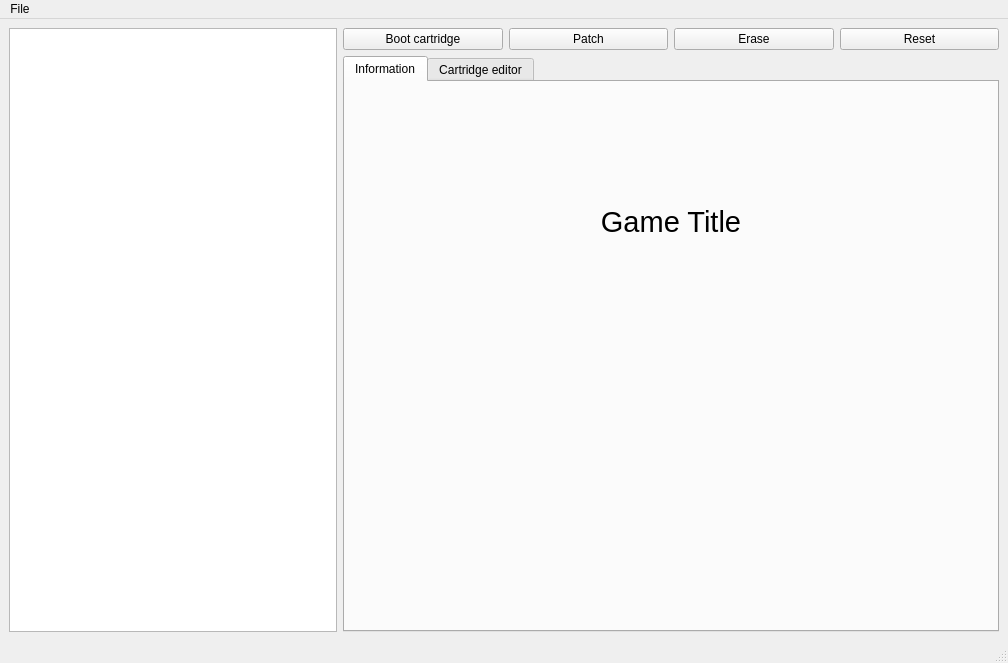
<?xml version="1.0" encoding="UTF-8"?>
<ui version="4.0">
 <class>Qt64</class>
 <widget class="QMainWindow" name="Qt64">
  <property name="geometry">
   <rect>
    <x>0</x>
    <y>0</y>
    <width>1008</width>
    <height>663</height>
   </rect>
  </property>
  <property name="sizePolicy">
   <sizepolicy hsizetype="Preferred" vsizetype="Preferred">
    <horstretch>1</horstretch>
    <verstretch>1</verstretch>
   </sizepolicy>
  </property>
  <property name="windowTitle">
   <string>Qt64</string>
  </property>
  <widget class="QWidget" name="centralwidget">
   <layout class="QHBoxLayout" name="horizontalLayout_3">
    <item>
     <layout class="QHBoxLayout" name="loMain" stretch="2,4">
      <item>
       <widget class="QListWidget" name="listWidget">
        <property name="statusTip">
         <string>Double-click to run</string>
        </property>
        <property name="editTriggers">
         <set>QAbstractItemView::NoEditTriggers</set>
        </property>
        <property name="alternatingRowColors">
         <bool>true</bool>
        </property>
       </widget>
      </item>
      <item>
       <layout class="QVBoxLayout" name="lovRightGroup" stretch="0,1">
        <item>
         <layout class="QHBoxLayout" name="horizontalLayout_2">
          <item>
           <widget class="QPushButton" name="btnRun">
            <property name="statusTip">
             <string>Start the selected image</string>
            </property>
            <property name="text">
             <string>Boot cartridge</string>
            </property>
           </widget>
          </item>
          <item>
           <widget class="QPushButton" name="btnPatch">
            <property name="statusTip">
             <string>Upload changes from buffer to cartridge</string>
            </property>
            <property name="text">
             <string>Patch</string>
            </property>
           </widget>
          </item>
          <item>
           <widget class="QPushButton" name="btnErase">
            <property name="statusTip">
             <string>Eras buffer and cartridge contents</string>
            </property>
            <property name="text">
             <string>Erase</string>
            </property>
           </widget>
          </item>
          <item>
           <widget class="QPushButton" name="btnReset">
            <property name="statusTip">
             <string>Reset the Commodore 64</string>
            </property>
            <property name="text">
             <string>Reset</string>
            </property>
           </widget>
          </item>
         </layout>
        </item>
        <item>
         <layout class="QHBoxLayout" name="horizontalLayout_5">
          <item>
           <widget class="QTabWidget" name="tabWidget">
            <property name="currentIndex">
             <number>0</number>
            </property>
            <widget class="QWidget" name="tab">
             <attribute name="title">
              <string>Information</string>
             </attribute>
             <layout class="QVBoxLayout" name="presentation">
              <item>
               <widget class="QLabel" name="gameTitle">
                <property name="sizePolicy">
                 <sizepolicy hsizetype="Ignored" vsizetype="Preferred">
                  <horstretch>0</horstretch>
                  <verstretch>0</verstretch>
                 </sizepolicy>
                </property>
                <property name="font">
                 <font>
                  <pointsize>22</pointsize>
                 </font>
                </property>
                <property name="text">
                 <string>Game Title</string>
                </property>
                <property name="alignment">
                 <set>Qt::AlignCenter</set>
                </property>
               </widget>
              </item>
              <item>
               <widget class="QLabel" name="gameScreen">
                <property name="text">
                 <string/>
                </property>
                <property name="alignment">
                 <set>Qt::AlignCenter</set>
                </property>
               </widget>
              </item>
             </layout>
            </widget>
            <widget class="QWidget" name="tab_2">
             <attribute name="title">
              <string>Cartridge editor</string>
             </attribute>
            </widget>
           </widget>
          </item>
         </layout>
        </item>
       </layout>
      </item>
     </layout>
    </item>
   </layout>
  </widget>
  <widget class="QMenuBar" name="menubar">
   <property name="geometry">
    <rect>
     <x>0</x>
     <y>0</y>
     <width>1008</width>
     <height>27</height>
    </rect>
   </property>
   <widget class="QMenu" name="menuPrewferences">
    <property name="title">
     <string>File</string>
    </property>
    <addaction name="actionSet_ROM_directory"/>
    <addaction name="separator"/>
    <addaction name="actionAbout"/>
    <addaction name="actionQuit"/>
   </widget>
   <addaction name="menuPrewferences"/>
  </widget>
  <widget class="QStatusBar" name="statusbar"/>
  <action name="actionSet_ROM_directory">
   <property name="text">
    <string>Set ROM directory</string>
   </property>
  </action>
  <action name="actionAbout">
   <property name="text">
    <string>About</string>
   </property>
  </action>
  <action name="actionQuit">
   <property name="text">
    <string>Quit</string>
   </property>
  </action>
 </widget>
 <resources/>
 <connections>
  <connection>
   <sender>btnRun</sender>
   <signal>clicked()</signal>
   <receiver>Qt64</receiver>
   <slot>update()</slot>
   <hints>
    <hint type="sourcelabel">
     <x>459</x>
     <y>54</y>
    </hint>
    <hint type="destinationlabel">
     <x>503</x>
     <y>331</y>
    </hint>
   </hints>
  </connection>
  <connection>
   <sender>btnPatch</sender>
   <signal>clicked()</signal>
   <receiver>Qt64</receiver>
   <slot>update()</slot>
   <hints>
    <hint type="sourcelabel">
     <x>613</x>
     <y>54</y>
    </hint>
    <hint type="destinationlabel">
     <x>503</x>
     <y>331</y>
    </hint>
   </hints>
  </connection>
  <connection>
   <sender>listWidget</sender>
   <signal>doubleClicked(QModelIndex)</signal>
   <receiver>Qt64</receiver>
   <slot>update()</slot>
   <hints>
    <hint type="sourcelabel">
     <x>173</x>
     <y>331</y>
    </hint>
    <hint type="destinationlabel">
     <x>503</x>
     <y>331</y>
    </hint>
   </hints>
  </connection>
  <connection>
   <sender>btnErase</sender>
   <signal>clicked()</signal>
   <receiver>Qt64</receiver>
   <slot>update()</slot>
   <hints>
    <hint type="sourcelabel">
     <x>752</x>
     <y>54</y>
    </hint>
    <hint type="destinationlabel">
     <x>503</x>
     <y>331</y>
    </hint>
   </hints>
  </connection>
 </connections>
</ui>
